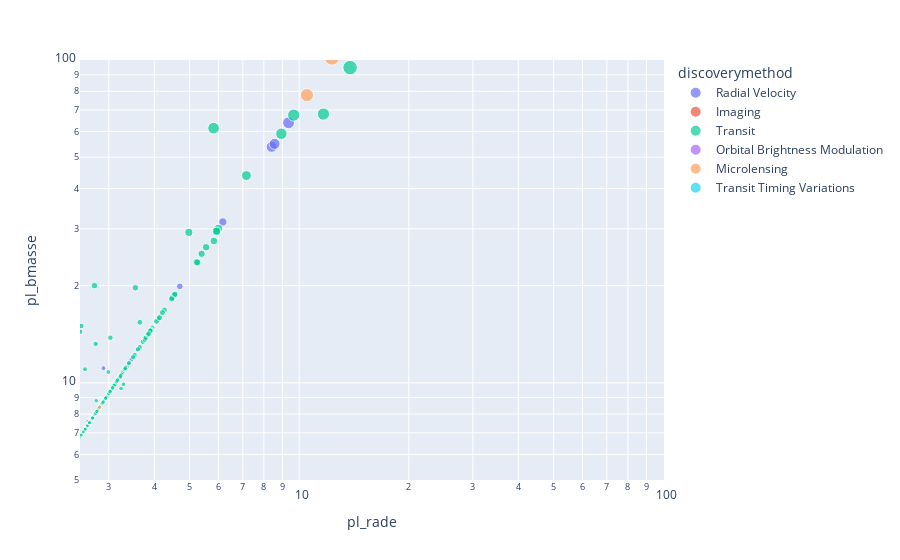

Notebook code cell kept with this figure:
### Code cell
figa = px.scatter(
    df7.query("disc_year==2021"),
    #df7,
    x="pl_rade",
    y="pl_bmasse",
    color="discoverymethod",
    size="pl_bmasse",
    hover_name="pl_name",
    log_x=True,
    size_max=100,
    
    # facet_col="detection_type",
    range_x=[2.5,100.5],
    log_y = True, 
    range_y=[5.0,100.0]
    # animation_frame="discovered",
    # animation_group="name",
)
figa.show()

### Figure 1 — Plotly figure (JSON) as saved in the notebook; plotly's stock layout.template omitted (floating-point values rounded to 4 significant figures; data arrays with more than 128 entries replaced by an {"elided": "..."} marker saying what was removed)
{"data": [{"hovertemplate": "<b>%{hovertext}</b><br><br>discoverymethod=Radial Velocity<br>pl_rade=%{x}<br>pl_bmasse=%{marker.size}<extra></extra>", "hovertext": ["HD 145675 c", "BD+45 564 b", "BD+55 362 b", "BD+63 1405 b", "BD-00 4475 b", "G 264-012 b", "G 264-012 c", "GJ 393 b", "HD 95735 c", "GJ 414 A b", "GJ 414 A c", "GJ 486 b", "GJ 720 A b", "GJ 740 b", "HD 107148 c", "HD 109286 b", "HD 10975 b", "HD 110113 c", "HD 115954 b", "HD 124330 b", "HD 136925 b", "HD 137496 c", "HD 13808 b", "HD 13808 c", "HD 141004 b", "HD 154088 b", "HD 155193 b", "HD 156668 c", "HD 161178 b", "HD 164922 e", "HD 168009 b", "HD 189567 b", "HD 189567 c", "HD 211403 b", "HD 213472 b", "HD 219139 b", "HD 22496 b", "HD 24040 c", "HD 26161 b", "HD 27969 b", "HD 331093 b", "HD 360 b", "HD 3765 b", "HD 39194 b", "HD 39194 c", "HD 39194 d", "HD 4760 b", "HD 5278 c", "HD 63935 c", "HD 66428 c", "HD 68988 c", "HD 79181 b", "HD 80869 b", "HD 93385 b", "HD 93385 c", "HD 93385 d", "HD 95544 b", "HD 96700 b", "HD 96700 c", "HD 96700 d", "HD 96992 b", "HD 99283 b", "HIP 114933 b", "HIP 34222 b", "HIP 56640 b", "HIP 5763 b", "HIP 75092 b", "HIP 86221 b", "HIP 90988 b", "HIP 97166 c", "Kepler-129 d", "L 98-59 e", "TOI-1062 c", "TOI-1444 c", "TOI-431 c", "TYC 0434-04538-1 b", "gam Psc b", "ups Leo b"], "legendgroup": "Radial Velocity", "marker": {"color": "#636efa", "size": [1597.0, 432.2, 228.8, 3305.0, 7962.0, 2.5, 3.75, 1.71, 13.6, 7.6, 53.83, 2.82, 13.64, 2.96, 19.9, 950.3, 143.0, 10.5, 2686.0, 238.4, 267.0, 2435.0, 11.2, 9.96, 13.63, 6.6, 238.4, 31.5, 181.2, 10.52, 9.535, 8.5, 7, 1761.0, 1112.0, 247.9, 5.57, 63.88, 9045.0, 1526.0, 476.7, 238.4, 54.98, 4, 6.3, 4, 4418.0, 18.4, 11.1, 560.6, 4767.0, 203.4, 1610.0, 4.2, 7.1, 8.7, 1914.0, 8.9, 3.5, 12.7, 362.3, 308.3, 616.6, 263.8, 2152.0, 162.1, 568.9, 225.7, 668.1, 9.9, 2638.0, 3.06, 9.78, 11.8, 2.83, 1939.0, 425.9, 162.1], "sizemode": "area", "sizeref": 0.9045, "symbol": "circle"}, "mode": "markers", "name": "Radial Velocity", "orientation": "v", "showlegend": true, "type": "scatter", "x": [12.9, 13.6, 14, 12.4, 12, 1.39, 1.76, 1.17, 3.76, 2.63, 8.4, 1.305, 3.77, 1.53, 4.7, 13.2, 14.3, 3.23, 12.6, 14, 13.9, 12.6, 3.35, 3.13, 3.77, 2.46, 14, 6.17, 14.1, 3.23, 3.05, 2.85, 2.54, 12.8, 13.1, 14, 2.22, 9.35, 11.9, 12.9, 13.6, 14, 8.56, 1.83, 2.39, 1.83, 12.3, 4.49, 2.9, 13.5, 12.3, 14.1, 12.8, 1.88, 2.56, 2.89, 12.8, 2.93, 1.69, 3.61, 13.7, 13.8, 13.4, 13.9, 12.7, 14.2, 13.5, 14, 13.4, 3.12, 12.6, 1.56, 3.1, 3.46, 1.49, 12.7, 13.6, 14.2], "xaxis": "x", "y": [1597.0, 432.2, 228.8, 3305.0, 7962.0, 2.5, 3.75, 1.71, 13.6, 7.6, 53.83, 2.82, 13.64, 2.96, 19.9, 950.3, 143.0, 10.5, 2686.0, 238.4, 267.0, 2435.0, 11.2, 9.96, 13.63, 6.6, 238.4, 31.5, 181.2, 10.52, 9.535, 8.5, 7, 1761.0, 1112.0, 247.9, 5.57, 63.88, 9045.0, 1526.0, 476.7, 238.4, 54.98, 4, 6.3, 4, 4418.0, 18.4, 11.1, 560.6, 4767.0, 203.4, 1610.0, 4.2, 7.1, 8.7, 1914.0, 8.9, 3.5, 12.7, 362.3, 308.3, 616.6, 263.8, 2152.0, 162.1, 568.9, 225.7, 668.1, 9.9, 2638.0, 3.06, 9.78, 11.8, 2.83, 1939.0, 425.9, 162.1], "yaxis": "y"}, {"hovertemplate": "<b>%{hovertext}</b><br><br>discoverymethod=Imaging<br>pl_rade=%{x}<br>pl_bmasse=%{marker.size}<extra></extra>", "hovertext": ["2M0437 b", "BD+60 1417 b", "CFHTWIR-Oph 98 b", "COCONUTS-2 b", "HD 206893 b", "HIP 75056 A b", "YSES 2 b", "b Cen AB b"], "legendgroup": "Imaging", "marker": {"color": "#EF553B", "size": [1271.0, 4767.0, 2479.0, 2002.0, 8899.0, 7946.0, 2002.0, 3464.0], "sizemode": "area", "sizeref": 0.9045, "symbol": "circle"}, "mode": "markers", "name": "Imaging", "orientation": "v", "showlegend": true, "type": "scatter", "x": [13, 14.68, 20.85, 12.44, 14.01, 22.42, 12.7, 12.4], "xaxis": "x", "y": [1271.0, 4767.0, 2479.0, 2002.0, 8899.0, 7946.0, 2002.0, 3464.0], "yaxis": "y"}, {"hovertemplate": "<b>%{hovertext}</b><br><br>discoverymethod=Transit<br>pl_rade=%{x}<br>pl_bmasse=%{marker.size}<extra></extra>", "hovertext": {"elided": "415 str values"}, "legendgroup": "Transit", "marker": {"color": "#00cc96", "size": {"elided": "415 float values"}, "sizemode": "area", "sizeref": 0.9045, "symbol": "circle"}, "mode": "markers", "name": "Transit", "orientation": "v", "showlegend": true, "type": "scatter", "x": {"elided": "415 float values"}, "xaxis": "x", "y": {"elided": "415 float values"}, "yaxis": "y"}, {"hovertemplate": "<b>%{hovertext}</b><br><br>discoverymethod=Orbital Brightness Modulation<br>pl_rade=%{x}<br>pl_bmasse=%{marker.size}<extra></extra>", "hovertext": ["KIC 10068024 b", "KIC 5479689 b", "KIC 8121913 b"], "legendgroup": "Orbital Brightness Modulation", "marker": {"color": "#ab63fa", "size": [635.7, 158.9, 667.4], "sizemode": "area", "sizeref": 0.9045, "symbol": "circle"}, "mode": "markers", "name": "Orbital Brightness Modulation", "orientation": "v", "showlegend": true, "type": "scatter", "x": [13.4, 14.2, 13.4], "xaxis": "x", "y": [635.7, 158.9, 667.4], "yaxis": "y"}, {"hovertemplate": "<b>%{hovertext}</b><br><br>discoverymethod=Microlensing<br>pl_rade=%{x}<br>pl_bmasse=%{marker.size}<extra></extra>", "hovertext": ["KMT-2016-BLG-2605L b", "KMT-2017-BLG-2509L b", "KMT-2018-BLG-1025L b", "KMT-2018-BLG-1743L b", "KMT-2018-BLG-1976L b", "KMT-2018-BLG-1996L b", "KMT-2019-BLG-0371L b", "KMT-2019-BLG-1715L b", "KMT-2020-BLG-0414L b", "KMT-2020-BLG-0414L c", "KMT-2021-BLG-0322L b", "OGLE-2017-BLG-1099L b", "OGLE-2018-BLG-0567L b", "OGLE-2018-BLG-0962L b", "OGLE-2018-BLG-1185L b", "OGLE-2018-BLG-1428L b", "OGLE-2019-BLG-0299L b", "OGLE-2019-BLG-0304L b", "OGLE-2019-BLG-0954L b", "OGLE-2019-BLG-0960L b", "OGLE-2019-BLG-1053L b"], "legendgroup": "Microlensing", "marker": {"color": "#FFA15A", "size": [245.0, 664.3, 6.059, 77.87, 705.6, 346.4, 2447.0, 813.6, 0.96, 4895.0, 2034.0, 959.8, 101.7, 425.9, 8.4, 240, 1977.0, 162.1, 4513.0, 2.5, 2.48], "sizemode": "area", "sizeref": 0.9045, "symbol": "circle"}, "mode": "markers", "name": "Microlensing", "orientation": "v", "showlegend": true, "type": "scatter", "x": [14, 13.4, 2.34, 10.5, 13.3, 13.7, 12.6, 13.2, 0.997, 12.2, 12.7, 13.1, 12.3, 13.6, 2.83, 14, 12.7, 14.2, 12.3, 1.39, 1.38], "xaxis": "x", "y": [245.0, 664.3, 6.059, 77.87, 705.6, 346.4, 2447.0, 813.6, 0.96, 4895.0, 2034.0, 959.8, 101.7, 425.9, 8.4, 240, 1977.0, 162.1, 4513.0, 2.5, 2.48], "yaxis": "y"}, {"hovertemplate": "<b>%{hovertext}</b><br><br>discoverymethod=Transit Timing Variations<br>pl_rade=%{x}<br>pl_bmasse=%{marker.size}<extra></extra>", "hovertext": ["TOI-2202 c"], "legendgroup": "Transit Timing Variations", "marker": {"color": "#19d3f3", "size": [117.3], "sizemode": "area", "sizeref": 0.9045, "symbol": "circle"}, "mode": "markers", "name": "Transit Timing Variations", "orientation": "v", "showlegend": true, "type": "scatter", "x": [13.4], "xaxis": "x", "y": [117.3], "yaxis": "y"}], "layout": {"autosize": true, "legend": {"itemsizing": "constant", "title": {"text": "discoverymethod"}, "tracegroupgap": 0}, "margin": {"t": 60}, "xaxis": {"anchor": "y", "domain": [0, 1], "range": [0.3979, 2.002], "title": {"text": "pl_rade"}, "type": "log"}, "yaxis": {"anchor": "x", "domain": [0, 1], "range": [0.699, 2], "title": {"text": "pl_bmasse"}, "type": "log"}}}
